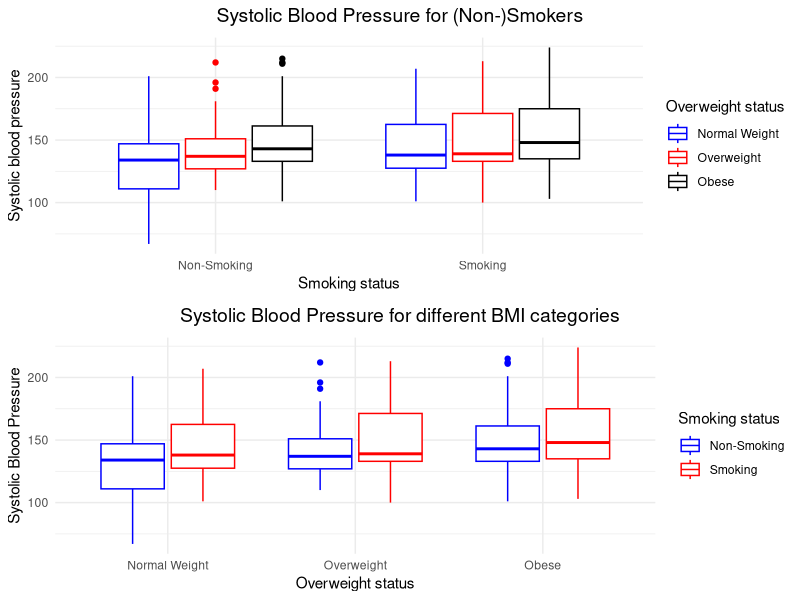
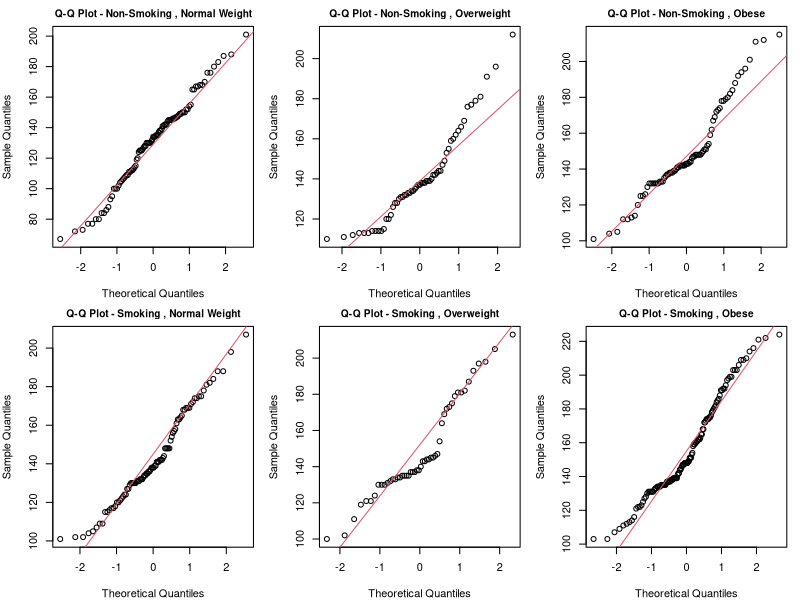
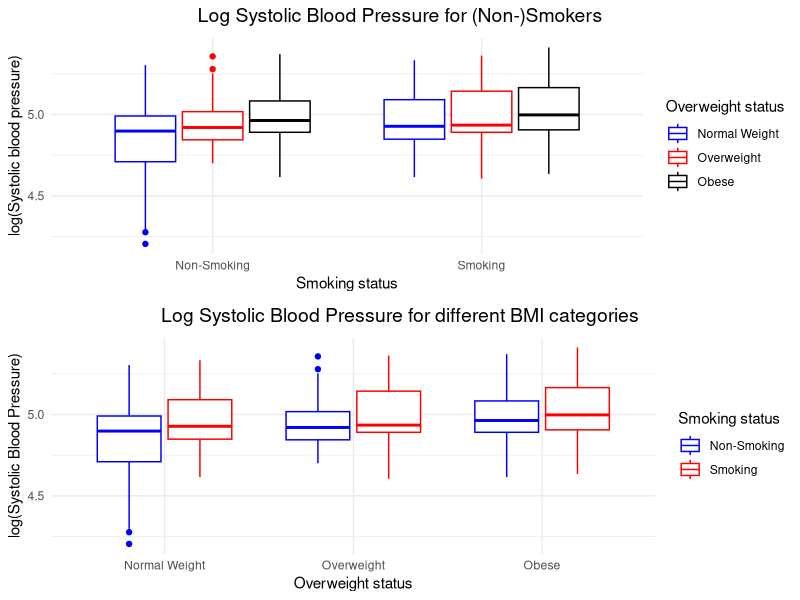
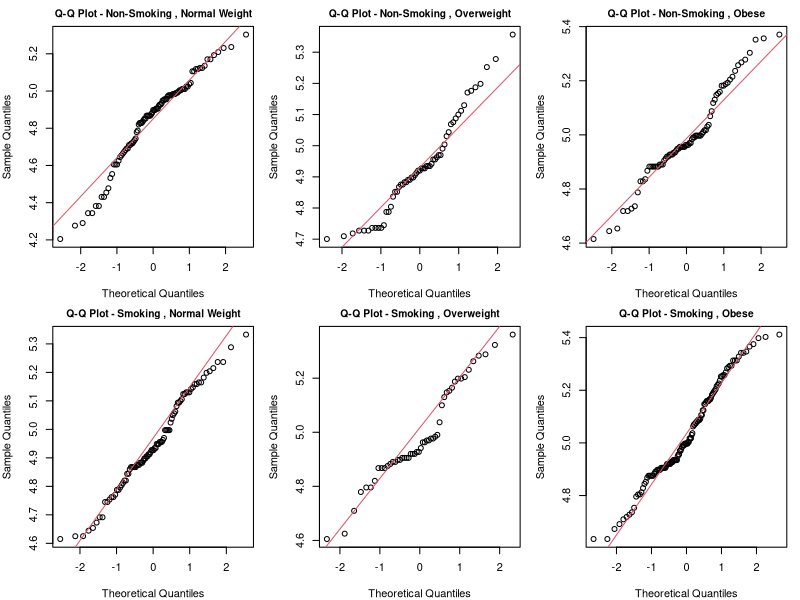
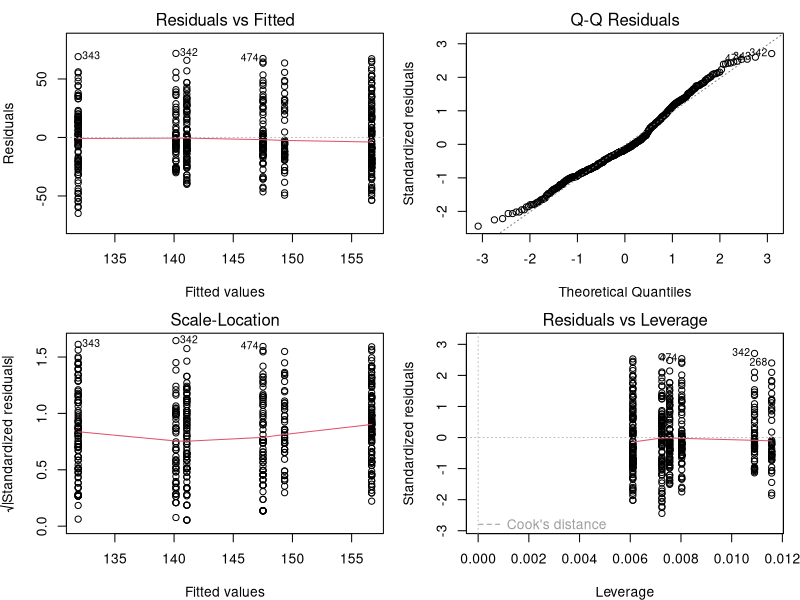

The R script that drew these images, in order:
## ---- chunk 1
# Set the CRAN mirror
options(repos = c(CRAN = "https://cran.rstudio.com"))

# Installing packages
install.packages("car", update=F, quietly = TRUE)
install.packages("grid", update=F)
install.packages("gridExtra", update=F)

# Loading packages to library
library("ggplot2")
library("car")
library("grid")
library("gridExtra")
## ---- chunk 2
SBP_smoking <- read.csv("SBP_smoking.txt", header=TRUE, sep="\t")
SBP_smoking$Smoke <- factor(SBP_smoking$Smoke)
SBP_smoking$Overwt <- factor(SBP_smoking$Overwt)
summary(SBP_smoking)
## ---- chunk 3
bpS <- ggplot(SBP_smoking, aes(Smoke, SystolicBP, col = Overwt)) +
  geom_boxplot() +
  xlab("Smoking status") +
  ylab("Systolic blood pressure") +
  scale_color_manual(values = c("0" = "blue", "1" = "red", "2" = "black"),
                     name = "Overweight status",
                     labels = c("0" = "Normal Weight", "1" = "Overweight", "2" = "Obese")) +
  scale_x_discrete(labels = c("0" = "Non-Smoking", "1" = "Smoking")) +
  theme_minimal()

bpO <- ggplot(SBP_smoking, aes(Overwt, SystolicBP, col = Smoke)) +
  geom_boxplot() +
  xlab("Overweight status") +
  ylab("Systolic Blood Pressure") +
  scale_color_manual(values = c("0" = "blue", "1" = "red"),
                     name = "Smoking status",
                     labels = c("0" = "Non-Smoking", "1" = "Smoking")) +
  scale_x_discrete(labels = c("0" = "Normal Weight", "1" = "Overweight", "2" = "Obese")) +
  theme_minimal()

title1 <- textGrob("Systolic Blood Pressure for (Non-)Smokers", gp = gpar(fontsize = 14))
title2 <- textGrob("Systolic Blood Pressure for different BMI categories", gp = gpar(fontsize = 14))

grid.arrange(
  title1,
  bpS,
  title2,
  bpO,
  nrow = 4,
  heights = c(0.1, 0.9, 0.1, 0.9)
)
## ---- chunk 4
subsets <- list()
for (smoke_status in unique(SBP_smoking$Smoke)) {
  for (BMI_category in unique(SBP_smoking$Overwt)) {
    subset_name <- paste("subset_", smoke_status, "_", BMI_category, sep="")
    subset <- SBP_smoking[SBP_smoking$Smoke == smoke_status & SBP_smoking$Overwt == BMI_category,]
    subsets[[subset_name]] <- subset
  }
}

par(mfrow = c(2, 3), mar = c(4, 4, 2, 1))

for (smoke_status in c("0", "1")) {
  for (bmi_category in c("0", "1", "2")) {
    subset_name <- paste("subset_", smoke_status, "_", bmi_category, sep="")

    subset_data <- subsets[[subset_name]]

    smoke_label <- ifelse(smoke_status == "0", "Non-Smoking", "Smoking")
    bmi_label <- switch(bmi_category,
                        "0" = "Normal Weight",
                        "1" = "Overweight",
                        "2" = "Obese")

    qq_name <- paste("Q-Q Plot -", smoke_label, ",", bmi_label, sep=" ")
    qqnorm(subset_data$SystolicBP, main = qq_name, cex.main = 0.92)
    qqline(subset_data$SystolicBP, col = 2)
  }
}

par(mfrow = c(1, 1))
## ---- chunk 5
SBP_smoking$logSystolicBP <- log(SBP_smoking$SystolicBP)
head(SBP_smoking)
## ---- chunk 6
bpS <- ggplot(SBP_smoking, aes(Smoke, logSystolicBP, col = Overwt)) +
  geom_boxplot() +
  xlab("Smoking status") +
  ylab("log(Systolic blood pressure)") +
  scale_color_manual(values = c("0" = "blue", "1" = "red", "2" = "black"),
                     name = "Overweight status",
                     labels = c("0" = "Normal Weight", "1" = "Overweight", "2" = "Obese")) +
  scale_x_discrete(labels = c("0" = "Non-Smoking", "1" = "Smoking")) +
  theme_minimal()

bpO <- ggplot(SBP_smoking, aes(Overwt, logSystolicBP, col = Smoke)) +
  geom_boxplot() +
  xlab("Overweight status") +
  ylab("log(Systolic Blood Pressure)") +
  scale_color_manual(values = c("0" = "blue", "1" = "red"),
                     name = "Smoking status",
                     labels = c("0" = "Non-Smoking", "1" = "Smoking")) +
  scale_x_discrete(labels = c("0" = "Normal Weight", "1" = "Overweight", "2" = "Obese")) +
  theme_minimal()

title1 <- textGrob("Log Systolic Blood Pressure for (Non-)Smokers", gp = gpar(fontsize = 14))
title2 <- textGrob("Log Systolic Blood Pressure for different BMI categories", gp = gpar(fontsize = 14))

grid.arrange(
  title1,
  bpS,
  title2,
  bpO,
  nrow = 4,
  heights = c(0.1, 0.9, 0.1, 0.9)
)
## ---- chunk 7
subsets <- list()
for (smoke_status in unique(SBP_smoking$Smoke)) {
  for (BMI_category in unique(SBP_smoking$Overwt)) {
    subset_name <- paste("subset_", smoke_status, "_", BMI_category, sep="")
    subset <- SBP_smoking[SBP_smoking$Smoke == smoke_status & SBP_smoking$Overwt == BMI_category,]
    subsets[[subset_name]] <- subset
  }
}
par(mfrow = c(2, 3), mar = c(4, 4, 2, 1))

for (smoke_status in c("0", "1")) {
  for (bmi_category in c("0", "1", "2")) {
    subset_name <- paste("subset_", smoke_status, "_", bmi_category, sep="")

    subset_data <- subsets[[subset_name]]

    smoke_label <- ifelse(smoke_status == "0", "Non-Smoking", "Smoking")
    bmi_label <- switch(bmi_category,
                        "0" = "Normal Weight",
                        "1" = "Overweight",
                        "2" = "Obese")

    qq_name <- paste("Q-Q Plot -", smoke_label, ",", bmi_label, sep=" ")
    qqnorm(subset_data$logSystolicBP, main = qq_name, cex.main = 0.93)
    qqline(subset_data$logSystolicBP, col = 2)
  }
}

par(mfrow = c(1, 1))
## ---- chunk 8
t.test(SystolicBP ~ Smoke, data = SBP_smoking, var.equal=TRUE)
## ---- chunk 9
anova1way <- aov(SystolicBP ~ Overwt, data = SBP_smoking)
summary(anova1way)
## ---- chunk 10
anova2way_interaction <- aov(SystolicBP ~ Smoke * Overwt, data = SBP_smoking)
summary(anova2way_interaction)
## ---- chunk 11
linearmodel <- lm(SystolicBP ~ Smoke + Overwt + Smoke:Overwt, data = SBP_smoking)
summary(linearmodel)
## ---- chunk 12
vif(linearmodel)
## ---- chunk 13
linearmodel2 <- lm(SystolicBP ~ Smoke + Overwt, data = SBP_smoking)
summary(linearmodel2)
## ---- chunk 14
conf_intervals <- confint(linearmodel2)
conf_intervals
## ---- chunk 15
vif(linearmodel2)
## ---- chunk 16
par(mfrow = c(2, 2))

plot(linearmodel2)

par(mfrow = c(1, 1))
